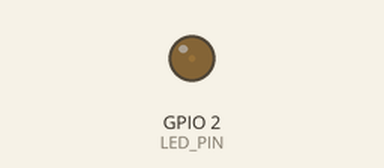
Bench run of a sketch on a simulated ESP32. Parts: output pins drawn as LEDs (lit = HIGH).

Above: at 0.05 s.
At 1.25 s:
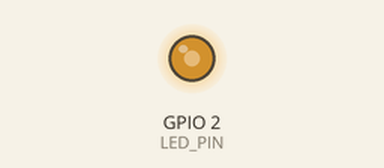
At 2.4 s:
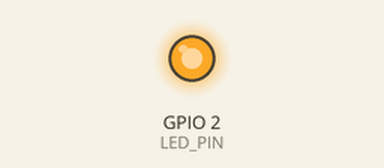
At 4.75 s:
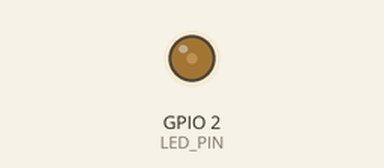
Timing chart, 0 to 8.4 s (numbered marks = the images above):
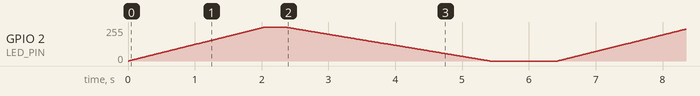

The sketch:

breathe.ino
```cpp
#define LED_PIN 2
#define PWM_FREQ 5000
#define PWM_RESOLUTION 8

void setup() {
  ledcAttach(LED_PIN, PWM_FREQ, PWM_RESOLUTION);
}

void loop() {
  for (int brightness = 0; brightness <= 255; brightness++) {
    ledcWrite(LED_PIN, brightness);
    delay(8);
  }
  delay(300);
  for (int brightness = 255; brightness >= 0; brightness--) {
    ledcWrite(LED_PIN, brightness);
    delay(12);
  }
  delay(1000);
}
```
